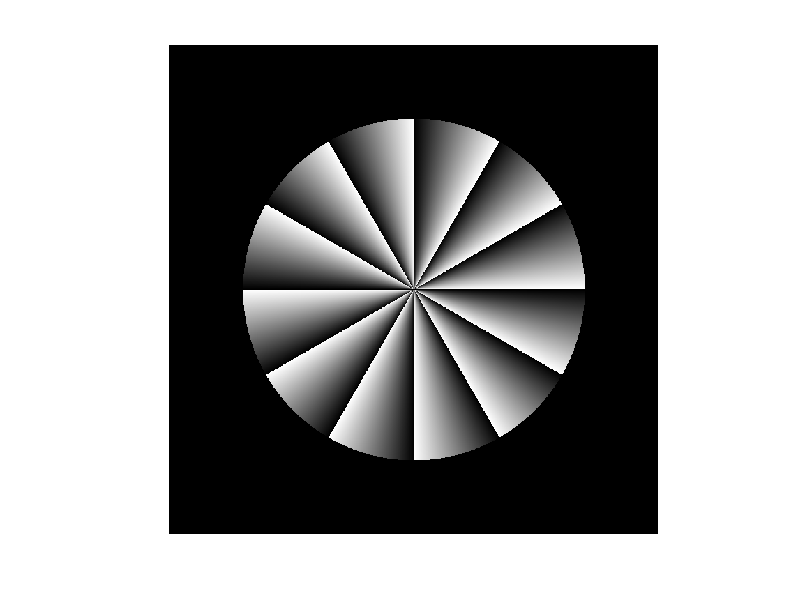

The MATLAB source for this figure:
%% Matlab Exercises 6
%% Kelly Jahn, due 2/12/2018

%% Q6.1 Lightness constancy

n=101;
[X,Y]=meshgrid(linspace(-2,2,n));
X(25:35,10:90) = .1;
X(65:75,10:90) = 1;
figure;
imagesc(X); colormap(gray(256));

%% Q6.2 Peripheral drift illusion

n=701;
nseg = 6; %number of segments
radius = .7; %radius of the aperture

[X,Y] = meshgrid(linspace(-1,1,n));

%create segment pattern

theta = atan2(Y,X)./pi;
theta = mod(theta*nseg,1);
%theta=max(theta(:))-theta; %this flips the direction 

%create aperture

radiusimage = sqrt(X.^2+Y.^2);
aperture=NaN(size(radiusimage));
aperture(radiusimage<radius)=1;
aperture(radiusimage>=radius)=0;

illusion=theta.*aperture;
imagesc(illusion);
axis square
axis off
colormap(gray(256))
